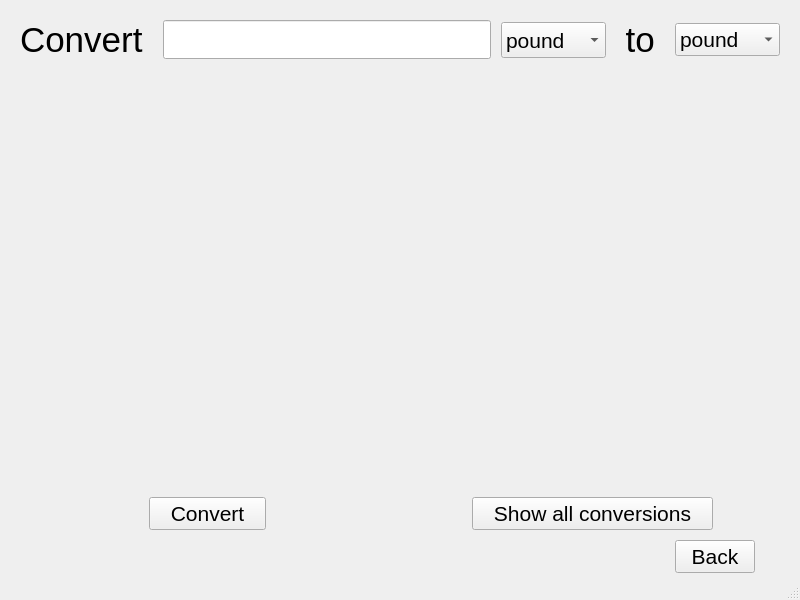
<?xml version="1.0" encoding="UTF-8"?>
<ui version="4.0">
 <class>MainWindow</class>
 <widget class="QMainWindow" name="MainWindow">
  <property name="geometry">
   <rect>
    <x>0</x>
    <y>0</y>
    <width>800</width>
    <height>600</height>
   </rect>
  </property>
  <property name="minimumSize">
   <size>
    <width>800</width>
    <height>600</height>
   </size>
  </property>
  <property name="windowTitle">
   <string>MainWindow</string>
  </property>
  <widget class="QWidget" name="centralwidget">
   <layout class="QGridLayout" name="gridLayout">
    <property name="leftMargin">
     <number>20</number>
    </property>
    <property name="topMargin">
     <number>20</number>
    </property>
    <property name="rightMargin">
     <number>20</number>
    </property>
    <property name="bottomMargin">
     <number>5</number>
    </property>
    <property name="spacing">
     <number>10</number>
    </property>
    <item row="6" column="10">
     <layout class="QVBoxLayout" name="verticalLayout_3">
      <item>
       <widget class="QPushButton" name="btn_back">
        <property name="sizePolicy">
         <sizepolicy hsizetype="Fixed" vsizetype="Fixed">
          <horstretch>0</horstretch>
          <verstretch>0</verstretch>
         </sizepolicy>
        </property>
        <property name="font">
         <font>
          <pointsize>16</pointsize>
         </font>
        </property>
        <property name="text">
         <string>Back</string>
        </property>
       </widget>
      </item>
     </layout>
    </item>
    <item row="0" column="10">
     <widget class="QComboBox" name="combo_unit_to">
      <property name="minimumSize">
       <size>
        <width>90</width>
        <height>0</height>
       </size>
      </property>
      <property name="font">
       <font>
        <pointsize>16</pointsize>
       </font>
      </property>
      <item>
       <property name="text">
        <string>pound</string>
       </property>
      </item>
      <item>
       <property name="text">
        <string>stone</string>
       </property>
      </item>
      <item>
       <property name="text">
        <string>grain</string>
       </property>
      </item>
      <item>
       <property name="text">
        <string>ton</string>
       </property>
      </item>
      <item>
       <property name="text">
        <string>long ton</string>
       </property>
      </item>
     </widget>
    </item>
    <item row="0" column="7">
     <widget class="QLineEdit" name="txt_amount">
      <property name="sizePolicy">
       <sizepolicy hsizetype="MinimumExpanding" vsizetype="Maximum">
        <horstretch>0</horstretch>
        <verstretch>0</verstretch>
       </sizepolicy>
      </property>
      <property name="font">
       <font>
        <pointsize>20</pointsize>
       </font>
      </property>
      <property name="maxLength">
       <number>999999999</number>
      </property>
     </widget>
    </item>
    <item row="0" column="8" alignment="Qt::AlignmentFlag::AlignHCenter">
     <widget class="QComboBox" name="combo_unit_from">
      <property name="sizePolicy">
       <sizepolicy hsizetype="MinimumExpanding" vsizetype="Fixed">
        <horstretch>0</horstretch>
        <verstretch>0</verstretch>
       </sizepolicy>
      </property>
      <property name="minimumSize">
       <size>
        <width>90</width>
        <height>36</height>
       </size>
      </property>
      <property name="font">
       <font>
        <pointsize>16</pointsize>
       </font>
      </property>
      <item>
       <property name="text">
        <string>pound</string>
       </property>
      </item>
      <item>
       <property name="text">
        <string>stone</string>
       </property>
      </item>
      <item>
       <property name="text">
        <string>grain</string>
       </property>
      </item>
      <item>
       <property name="text">
        <string>ton</string>
       </property>
      </item>
      <item>
       <property name="text">
        <string>long ton</string>
       </property>
      </item>
     </widget>
    </item>
    <item row="5" column="6" colspan="5">
     <layout class="QHBoxLayout" name="horizontalLayout">
      <property name="sizeConstraint">
       <enum>QLayout::SizeConstraint::SetMaximumSize</enum>
      </property>
      <item>
       <layout class="QVBoxLayout" name="verticalLayout_2">
        <item alignment="Qt::AlignmentFlag::AlignHCenter">
         <widget class="QPushButton" name="btn_convert">
          <property name="enabled">
           <bool>true</bool>
          </property>
          <property name="sizePolicy">
           <sizepolicy hsizetype="Fixed" vsizetype="Fixed">
            <horstretch>0</horstretch>
            <verstretch>0</verstretch>
           </sizepolicy>
          </property>
          <property name="font">
           <font>
            <pointsize>16</pointsize>
           </font>
          </property>
          <property name="text">
           <string>   Convert   </string>
          </property>
         </widget>
        </item>
       </layout>
      </item>
      <item>
       <layout class="QVBoxLayout" name="verticalLayout">
        <item alignment="Qt::AlignmentFlag::AlignHCenter">
         <widget class="QPushButton" name="btn_convert_all">
          <property name="sizePolicy">
           <sizepolicy hsizetype="Fixed" vsizetype="Fixed">
            <horstretch>0</horstretch>
            <verstretch>0</verstretch>
           </sizepolicy>
          </property>
          <property name="minimumSize">
           <size>
            <width>0</width>
            <height>0</height>
           </size>
          </property>
          <property name="baseSize">
           <size>
            <width>0</width>
            <height>0</height>
           </size>
          </property>
          <property name="font">
           <font>
            <pointsize>16</pointsize>
           </font>
          </property>
          <property name="autoFillBackground">
           <bool>false</bool>
          </property>
          <property name="text">
           <string>   Show all conversions   </string>
          </property>
         </widget>
        </item>
       </layout>
      </item>
     </layout>
    </item>
    <item row="4" column="6" colspan="5">
     <spacer name="verticalSpacer">
      <property name="orientation">
       <enum>Qt::Orientation::Vertical</enum>
      </property>
      <property name="sizeHint" stdset="0">
       <size>
        <width>20</width>
        <height>40</height>
       </size>
      </property>
     </spacer>
    </item>
    <item row="0" column="9">
     <widget class="QLabel" name="label_2">
      <property name="sizePolicy">
       <sizepolicy hsizetype="Preferred" vsizetype="Preferred">
        <horstretch>0</horstretch>
        <verstretch>0</verstretch>
       </sizepolicy>
      </property>
      <property name="font">
       <font>
        <pointsize>26</pointsize>
       </font>
      </property>
      <property name="text">
       <string> to </string>
      </property>
     </widget>
    </item>
    <item row="0" column="6">
     <widget class="QLabel" name="label">
      <property name="sizePolicy">
       <sizepolicy hsizetype="Fixed" vsizetype="Fixed">
        <horstretch>6</horstretch>
        <verstretch>6</verstretch>
       </sizepolicy>
      </property>
      <property name="font">
       <font>
        <pointsize>26</pointsize>
       </font>
      </property>
      <property name="text">
       <string>Convert </string>
      </property>
     </widget>
    </item>
    <item row="1" column="6" colspan="5">
     <widget class="QLabel" name="lbl_result">
      <property name="font">
       <font>
        <pointsize>16</pointsize>
       </font>
      </property>
      <property name="text">
       <string/>
      </property>
     </widget>
    </item>
   </layout>
  </widget>
  <widget class="QStatusBar" name="statusbar"/>
  <widget class="QMenuBar" name="menuBar">
   <property name="geometry">
    <rect>
     <x>0</x>
     <y>0</y>
     <width>800</width>
     <height>21</height>
    </rect>
   </property>
  </widget>
 </widget>
 <tabstops>
  <tabstop>txt_amount</tabstop>
  <tabstop>combo_unit_from</tabstop>
  <tabstop>combo_unit_to</tabstop>
 </tabstops>
 <resources/>
 <connections/>
</ui>
